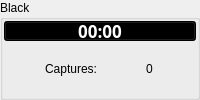
            <widget class="QGroupBox" name="blackFrame" >
             <property name="sizePolicy" >
              <sizepolicy>
               <hsizetype>5</hsizetype>
               <vsizetype>1</vsizetype>
               <horstretch>0</horstretch>
               <verstretch>0</verstretch>
              </sizepolicy>
             </property>
             <property name="minimumSize" >
              <size>
               <width>16</width>
               <height>60</height>
              </size>
             </property>
             <property name="title" >
              <string>Black</string>
             </property>
             <layout class="QVBoxLayout" >
              <property name="margin" >
               <number>1</number>
              </property>
              <property name="spacing" >
               <number>0</number>
              </property>
              <item>
               <widget class="QPushButton" name="pb_timeBlack" >
                <property name="sizePolicy" >
                 <sizepolicy>
                  <hsizetype>7</hsizetype>
                  <vsizetype>1</vsizetype>
                  <horstretch>0</horstretch>
                  <verstretch>0</verstretch>
                 </sizepolicy>
                </property>
                <property name="maximumSize" >
                 <size>
                  <width>16777215</width>
                  <height>20</height>
                 </size>
                </property>
                <property name="palette" >
                 <palette>
                  <active>
                   <colorrole role="WindowText" >
                    <brush brushstyle="SolidPattern" >
                     <color alpha="255" >
                      <red>255</red>
                      <green>255</green>
                      <blue>255</blue>
                     </color>
                    </brush>
                   </colorrole>
                   <colorrole role="Button" >
                    <brush brushstyle="SolidPattern" >
                     <color alpha="255" >
                      <red>0</red>
                      <green>0</green>
                      <blue>0</blue>
                     </color>
                    </brush>
                   </colorrole>
                   <colorrole role="Light" >
                    <brush brushstyle="SolidPattern" >
                     <color alpha="255" >
                      <red>0</red>
                      <green>0</green>
                      <blue>0</blue>
                     </color>
                    </brush>
                   </colorrole>
                   <colorrole role="Midlight" >
                    <brush brushstyle="SolidPattern" >
                     <color alpha="255" >
                      <red>0</red>
                      <green>0</green>
                      <blue>0</blue>
                     </color>
                    </brush>
                   </colorrole>
                   <colorrole role="Dark" >
                    <brush brushstyle="SolidPattern" >
                     <color alpha="255" >
                      <red>0</red>
                      <green>0</green>
                      <blue>0</blue>
                     </color>
                    </brush>
                   </colorrole>
                   <colorrole role="Mid" >
                    <brush brushstyle="SolidPattern" >
                     <color alpha="255" >
                      <red>0</red>
                      <green>0</green>
                      <blue>0</blue>
                     </color>
                    </brush>
                   </colorrole>
                   <colorrole role="Text" >
                    <brush brushstyle="SolidPattern" >
                     <color alpha="255" >
                      <red>255</red>
                      <green>255</green>
                      <blue>255</blue>
                     </color>
                    </brush>
                   </colorrole>
                   <colorrole role="BrightText" >
                    <brush brushstyle="SolidPattern" >
                     <color alpha="255" >
                      <red>255</red>
                      <green>255</green>
                      <blue>255</blue>
                     </color>
                    </brush>
                   </colorrole>
                   <colorrole role="ButtonText" >
                    <brush brushstyle="SolidPattern" >
                     <color alpha="255" >
                      <red>255</red>
                      <green>255</green>
                      <blue>255</blue>
                     </color>
                    </brush>
                   </colorrole>
                   <colorrole role="Base" >
                    <brush brushstyle="SolidPattern" >
                     <color alpha="255" >
                      <red>0</red>
                      <green>0</green>
                      <blue>0</blue>
                     </color>
                    </brush>
                   </colorrole>
                   <colorrole role="Window" >
                    <brush brushstyle="SolidPattern" >
                     <color alpha="255" >
                      <red>0</red>
                      <green>0</green>
                      <blue>0</blue>
                     </color>
                    </brush>
                   </colorrole>
                   <colorrole role="Shadow" >
                    <brush brushstyle="SolidPattern" >
                     <color alpha="255" >
                      <red>0</red>
                      <green>0</green>
                      <blue>0</blue>
                     </color>
                    </brush>
                   </colorrole>
                   <colorrole role="Highlight" >
                    <brush brushstyle="SolidPattern" >
                     <color alpha="255" >
                      <red>103</red>
                      <green>141</green>
                      <blue>178</blue>
                     </color>
                    </brush>
                   </colorrole>
                   <colorrole role="HighlightedText" >
                    <brush brushstyle="SolidPattern" >
                     <color alpha="255" >
                      <red>255</red>
                      <green>255</green>
                      <blue>255</blue>
                     </color>
                    </brush>
                   </colorrole>
                   <colorrole role="Link" >
                    <brush brushstyle="SolidPattern" >
                     <color alpha="255" >
                      <red>0</red>
                      <green>0</green>
                      <blue>238</blue>
                     </color>
                    </brush>
                   </colorrole>
                   <colorrole role="LinkVisited" >
                    <brush brushstyle="SolidPattern" >
                     <color alpha="255" >
                      <red>82</red>
                      <green>24</green>
                      <blue>139</blue>
                     </color>
                    </brush>
                   </colorrole>
                   <colorrole role="AlternateBase" >
                    <brush brushstyle="SolidPattern" >
                     <color alpha="255" >
                      <red>0</red>
                      <green>0</green>
                      <blue>0</blue>
                     </color>
                    </brush>
                   </colorrole>
                  </active>
                  <inactive>
                   <colorrole role="WindowText" >
                    <brush brushstyle="SolidPattern" >
                     <color alpha="255" >
                      <red>255</red>
                      <green>255</green>
                      <blue>255</blue>
                     </color>
                    </brush>
                   </colorrole>
                   <colorrole role="Button" >
                    <brush brushstyle="SolidPattern" >
                     <color alpha="255" >
                      <red>0</red>
                      <green>0</green>
                      <blue>0</blue>
                     </color>
                    </brush>
                   </colorrole>
                   <colorrole role="Light" >
                    <brush brushstyle="SolidPattern" >
                     <color alpha="255" >
                      <red>0</red>
                      <green>0</green>
                      <blue>0</blue>
                     </color>
                    </brush>
                   </colorrole>
                   <colorrole role="Midlight" >
                    <brush brushstyle="SolidPattern" >
                     <color alpha="255" >
                      <red>0</red>
                      <green>0</green>
                      <blue>0</blue>
                     </color>
                    </brush>
                   </colorrole>
                   <colorrole role="Dark" >
                    <brush brushstyle="SolidPattern" >
                     <color alpha="255" >
                      <red>0</red>
                      <green>0</green>
                      <blue>0</blue>
                     </color>
                    </brush>
                   </colorrole>
                   <colorrole role="Mid" >
                    <brush brushstyle="SolidPattern" >
                     <color alpha="255" >
                      <red>0</red>
                      <green>0</green>
                      <blue>0</blue>
                     </color>
                    </brush>
                   </colorrole>
                   <colorrole role="Text" >
                    <brush brushstyle="SolidPattern" >
                     <color alpha="255" >
                      <red>255</red>
                      <green>255</green>
                      <blue>255</blue>
                     </color>
                    </brush>
                   </colorrole>
                   <colorrole role="BrightText" >
                    <brush brushstyle="SolidPattern" >
                     <color alpha="255" >
                      <red>255</red>
                      <green>255</green>
                      <blue>255</blue>
                     </color>
                    </brush>
                   </colorrole>
                   <colorrole role="ButtonText" >
                    <brush brushstyle="SolidPattern" >
                     <color alpha="255" >
                      <red>255</red>
                      <green>255</green>
                      <blue>255</blue>
                     </color>
                    </brush>
                   </colorrole>
                   <colorrole role="Base" >
                    <brush brushstyle="SolidPattern" >
                     <color alpha="255" >
                      <red>0</red>
                      <green>0</green>
                      <blue>0</blue>
                     </color>
                    </brush>
                   </colorrole>
                   <colorrole role="Window" >
                    <brush brushstyle="SolidPattern" >
                     <color alpha="255" >
                      <red>0</red>
                      <green>0</green>
                      <blue>0</blue>
                     </color>
                    </brush>
                   </colorrole>
                   <colorrole role="Shadow" >
                    <brush brushstyle="SolidPattern" >
                     <color alpha="255" >
                      <red>0</red>
                      <green>0</green>
                      <blue>0</blue>
                     </color>
                    </brush>
                   </colorrole>
                   <colorrole role="Highlight" >
                    <brush brushstyle="SolidPattern" >
                     <color alpha="255" >
                      <red>103</red>
                      <green>141</green>
                      <blue>178</blue>
                     </color>
                    </brush>
                   </colorrole>
                   <colorrole role="HighlightedText" >
                    <brush brushstyle="SolidPattern" >
                     <color alpha="255" >
                      <red>255</red>
                      <green>255</green>
                      <blue>255</blue>
                     </color>
                    </brush>
                   </colorrole>
                   <colorrole role="Link" >
                    <brush brushstyle="SolidPattern" >
                     <color alpha="255" >
                      <red>0</red>
                      <green>0</green>
                      <blue>238</blue>
                     </color>
                    </brush>
                   </colorrole>
                   <colorrole role="LinkVisited" >
                    <brush brushstyle="SolidPattern" >
                     <color alpha="255" >
                      <red>82</red>
                      <green>24</green>
                      <blue>139</blue>
                     </color>
                    </brush>
                   </colorrole>
                   <colorrole role="AlternateBase" >
                    <brush brushstyle="SolidPattern" >
                     <color alpha="255" >
                      <red>0</red>
                      <green>0</green>
                      <blue>0</blue>
                     </color>
                    </brush>
                   </colorrole>
                  </inactive>
                  <disabled>
                   <colorrole role="WindowText" >
                    <brush brushstyle="SolidPattern" >
                     <color alpha="255" >
                      <red>0</red>
                      <green>0</green>
                      <blue>0</blue>
                     </color>
                    </brush>
                   </colorrole>
                   <colorrole role="Button" >
                    <brush brushstyle="SolidPattern" >
                     <color alpha="255" >
                      <red>0</red>
                      <green>0</green>
                      <blue>0</blue>
                     </color>
                    </brush>
                   </colorrole>
                   <colorrole role="Light" >
                    <brush brushstyle="SolidPattern" >
                     <color alpha="255" >
                      <red>0</red>
                      <green>0</green>
                      <blue>0</blue>
                     </color>
                    </brush>
                   </colorrole>
                   <colorrole role="Midlight" >
                    <brush brushstyle="SolidPattern" >
                     <color alpha="255" >
                      <red>0</red>
                      <green>0</green>
                      <blue>0</blue>
                     </color>
                    </brush>
                   </colorrole>
                   <colorrole role="Dark" >
                    <brush brushstyle="SolidPattern" >
                     <color alpha="255" >
                      <red>0</red>
                      <green>0</green>
                      <blue>0</blue>
                     </color>
                    </brush>
                   </colorrole>
                   <colorrole role="Mid" >
                    <brush brushstyle="SolidPattern" >
                     <color alpha="255" >
                      <red>0</red>
                      <green>0</green>
                      <blue>0</blue>
                     </color>
                    </brush>
                   </colorrole>
                   <colorrole role="Text" >
                    <brush brushstyle="SolidPattern" >
                     <color alpha="255" >
                      <red>0</red>
                      <green>0</green>
                      <blue>0</blue>
                     </color>
                    </brush>
                   </colorrole>
                   <colorrole role="BrightText" >
                    <brush brushstyle="SolidPattern" >
                     <color alpha="255" >
                      <red>255</red>
                      <green>255</green>
                      <blue>255</blue>
                     </color>
                    </brush>
                   </colorrole>
                   <colorrole role="ButtonText" >
                    <brush brushstyle="SolidPattern" >
                     <color alpha="255" >
                      <red>0</red>
                      <green>0</green>
                      <blue>0</blue>
                     </color>
                    </brush>
                   </colorrole>
                   <colorrole role="Base" >
                    <brush brushstyle="SolidPattern" >
                     <color alpha="255" >
                      <red>0</red>
                      <green>0</green>
                      <blue>0</blue>
                     </color>
                    </brush>
                   </colorrole>
                   <colorrole role="Window" >
                    <brush brushstyle="SolidPattern" >
                     <color alpha="255" >
                      <red>0</red>
                      <green>0</green>
                      <blue>0</blue>
                     </color>
                    </brush>
                   </colorrole>
                   <colorrole role="Shadow" >
                    <brush brushstyle="SolidPattern" >
                     <color alpha="255" >
                      <red>0</red>
                      <green>0</green>
                      <blue>0</blue>
                     </color>
                    </brush>
                   </colorrole>
                   <colorrole role="Highlight" >
                    <brush brushstyle="SolidPattern" >
                     <color alpha="255" >
                      <red>86</red>
                      <green>117</green>
                      <blue>148</blue>
                     </color>
                    </brush>
                   </colorrole>
                   <colorrole role="HighlightedText" >
                    <brush brushstyle="SolidPattern" >
                     <color alpha="255" >
                      <red>255</red>
                      <green>255</green>
                      <blue>255</blue>
                     </color>
                    </brush>
                   </colorrole>
                   <colorrole role="Link" >
                    <brush brushstyle="SolidPattern" >
                     <color alpha="255" >
                      <red>0</red>
                      <green>0</green>
                      <blue>238</blue>
                     </color>
                    </brush>
                   </colorrole>
                   <colorrole role="LinkVisited" >
                    <brush brushstyle="SolidPattern" >
                     <color alpha="255" >
                      <red>82</red>
                      <green>24</green>
                      <blue>139</blue>
                     </color>
                    </brush>
                   </colorrole>
                   <colorrole role="AlternateBase" >
                    <brush brushstyle="SolidPattern" >
                     <color alpha="255" >
                      <red>0</red>
                      <green>0</green>
                      <blue>0</blue>
                     </color>
                    </brush>
                   </colorrole>
                  </disabled>
                 </palette>
                </property>
                <property name="font" >
                 <font>
                  <family>Sans Serif</family>
                  <pointsize>13</pointsize>
                  <weight>75</weight>
                  <italic>false</italic>
                  <bold>true</bold>
                  <underline>false</underline>
                  <strikeout>false</strikeout>
                 </font>
                </property>
                <property name="toolTip" >
                 <string>remaining time / stones</string>
                </property>
                <property name="whatsThis" >
                 <string>Clock

shows remaining time or byoyomi time / remaining stones.

Click on
- your own clock for pause request (NNGS) or
- the opponent's clock to give him additional time of one minute.</string>
                </property>
                <property name="text" >
                 <string>00:00</string>
                </property>
                <property name="flat" >
                 <bool>false</bool>
                </property>
               </widget>
              </item>
              <item>
               <layout class="QHBoxLayout" >
                <property name="margin" >
                 <number>0</number>
                </property>
                <property name="spacing" >
                 <number>6</number>
                </property>
                <item>
                 <widget class="QLabel" name="TextLabel2_2" >
                  <property name="text" >
                   <string>Captures:</string>
                  </property>
                  <property name="alignment" >
                   <set>Qt::AlignRight|Qt::AlignTrailing|Qt::AlignVCenter</set>
                  </property>
                 </widget>
                </item>
                <item>
                 <widget class="QLabel" name="capturesBlack" >
                  <property name="text" >
                   <string>0</string>
                  </property>
                  <property name="alignment" >
                   <set>Qt::AlignCenter</set>
                  </property>
                  <property name="margin" >
                   <number>0</number>
                  </property>
                 </widget>
                </item>
               </layout>
              </item>
             </layout>
            </widget>
